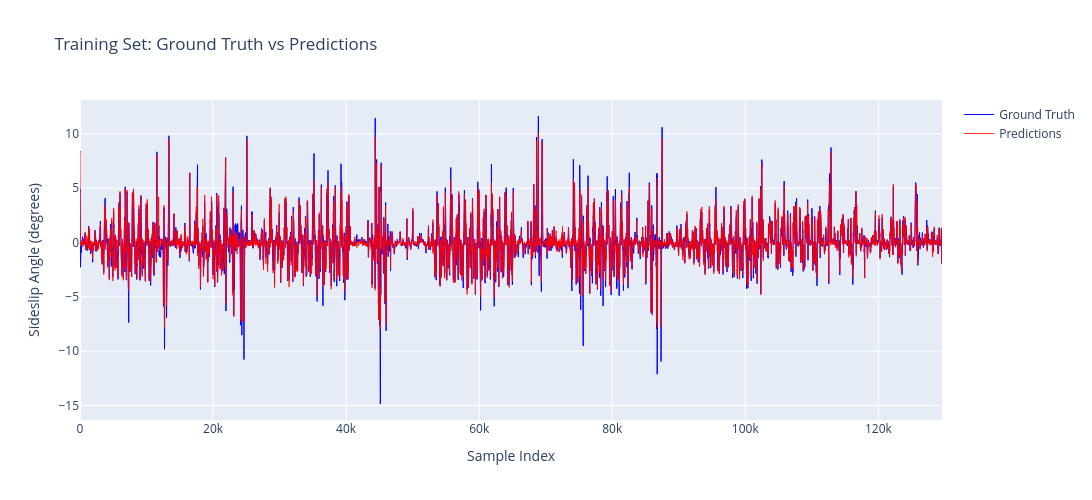

Here is the notebook cell this chart was saved with:
### Code cell
import plotly.graph_objects as go

# Create unshuffled dataloader for visualization
# We need to recreate the sequences without shuffling to see the temporal pattern
train_loader_unshuffled = DataLoader(train_dataset, batch_size=batch_size, shuffle=False)

# Set model to evaluation mode
model.eval()

# Storage for predictions and ground truth
total_loss = 0  
preds = []
ground_truths = []

# Generate predictions for all training data
with torch.no_grad():
    for step, (x, y) in enumerate(train_loader_unshuffled):
        X, y = x.to(device), y.to(device).reshape([len(y), 1])

        pred = model(X)
        loss = criterion(pred, y)
        total_loss += loss.item()
        
        # Store predictions and ground truth
        preds.append(pred.reshape(-1).cpu().numpy())
        ground_truths.append(y.reshape(-1).cpu().numpy())

    print(f"Avg. Loss: {total_loss/(step+1):.5f}")
    
    # Concatenate all batches into single arrays
    ground_truths = np.concatenate(ground_truths)
    preds = np.concatenate(preds)

# Create interactive plot
fig = go.Figure()
fig.add_trace(go.Scatter(y=ground_truths, mode='lines', name='Ground Truth', line=dict(color='blue', width=1)))
fig.add_trace(go.Scatter(y=preds.flatten(), mode='lines', name='Predictions', line=dict(color='red', width=1), opacity=0.8))
fig.update_layout(
    title='Training Set: Ground Truth vs Predictions',
    xaxis_title='Sample Index',
    yaxis_title='Sideslip Angle (degrees)',
    width=1200,
    height=500,
    hovermode='x unified'
)
fig.show()

print(f"\n📊 Prediction Statistics:")
print(f"  - Samples: {len(preds):,}")
print(f"  - Ground Truth Range: [{ground_truths.min():.2f}°, {ground_truths.max():.2f}°]")
print(f"  - Prediction Range: [{preds.min():.2f}°, {preds.max():.2f}°]")
print(f"  - MAE: {np.mean(np.abs(ground_truths - preds.flatten())):.5f}°")

### Figure 1 — Plotly figure (JSON) as saved in the notebook; plotly's stock layout.template omitted (floating-point values rounded to 4 significant figures; data arrays with more than 128 entries replaced by an {"elided": "..."} marker saying what was removed)
{"data": [{"line": {"color": "blue", "width": 1}, "mode": "lines", "name": "Ground Truth", "type": "scatter", "y": {"elided": "129568 float values"}}, {"line": {"color": "red", "width": 1}, "mode": "lines", "name": "Predictions", "opacity": 0.8, "type": "scatter", "y": {"elided": "129568 float values"}}], "layout": {"height": 500, "hovermode": "x unified", "title": {"text": "Training Set: Ground Truth vs Predictions"}, "width": 1200, "xaxis": {"title": {"text": "Sample Index"}}, "yaxis": {"title": {"text": "Sideslip Angle (degrees)"}}}}
